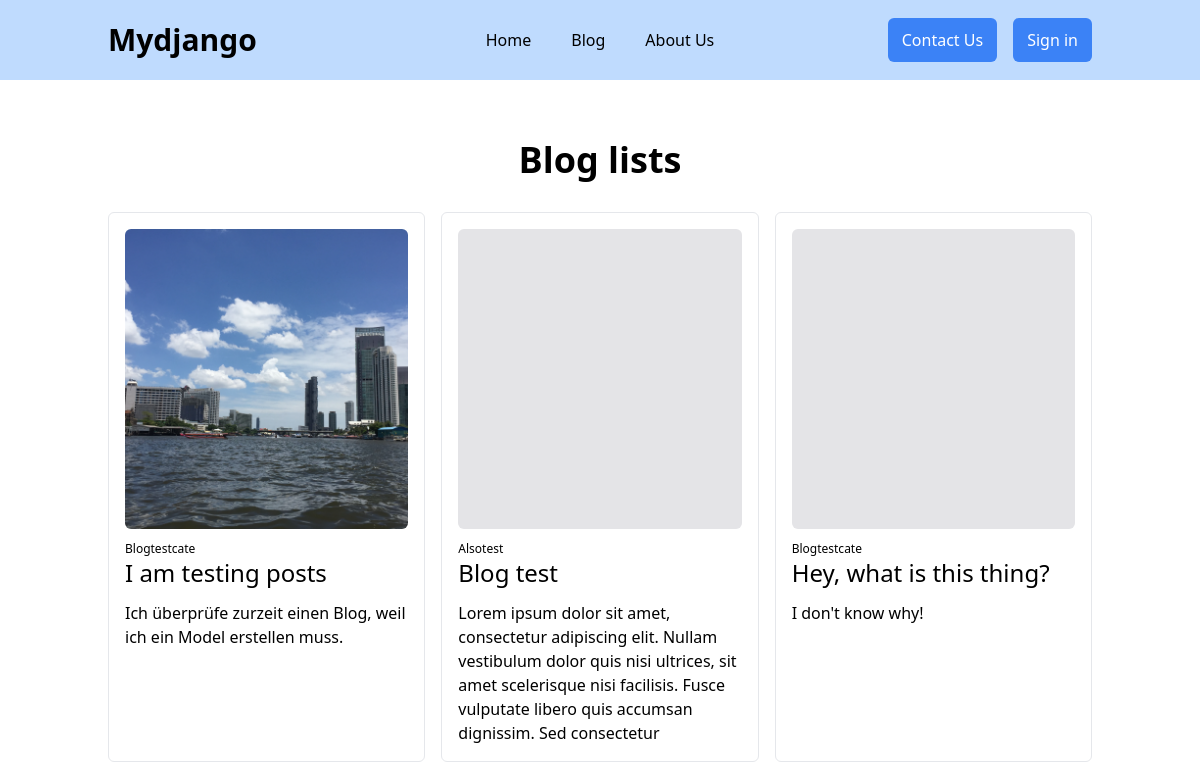
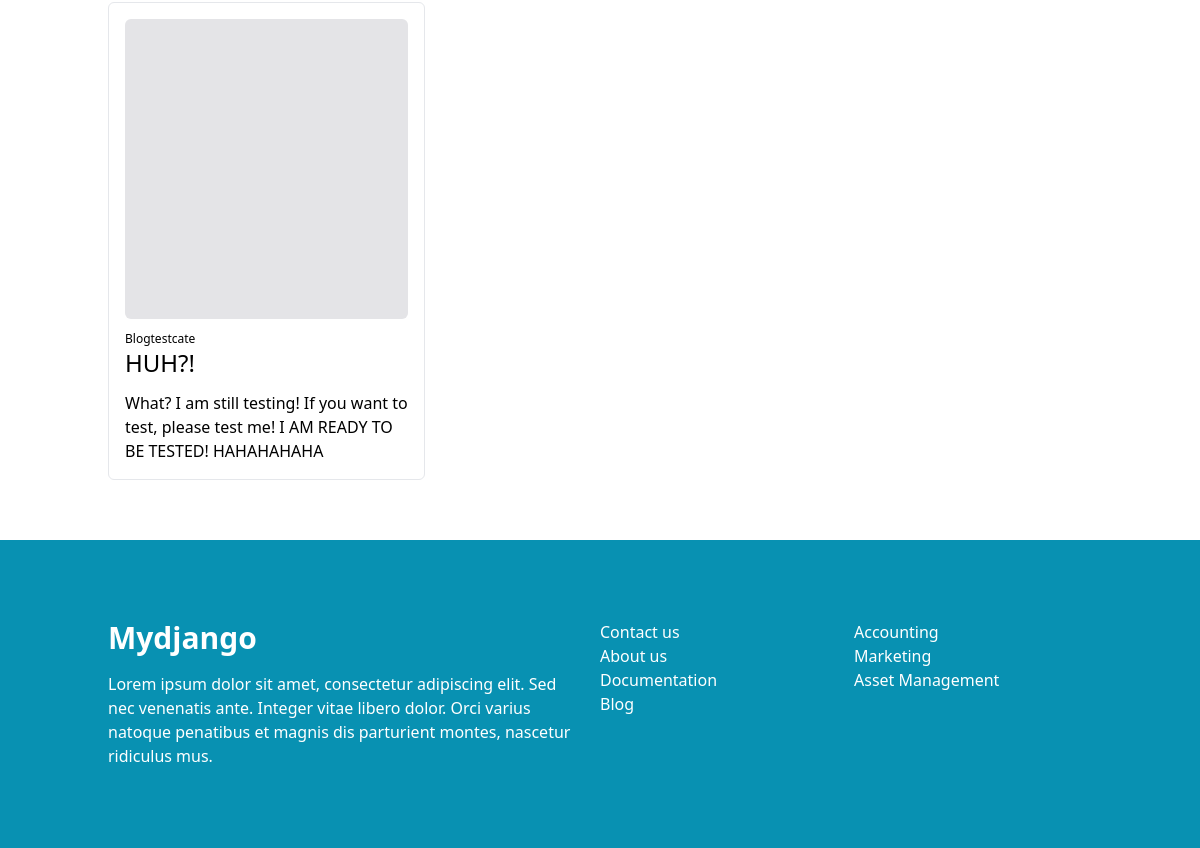
The page /blogs/ on the database as committed earlier (2 pictures, top to bottom).
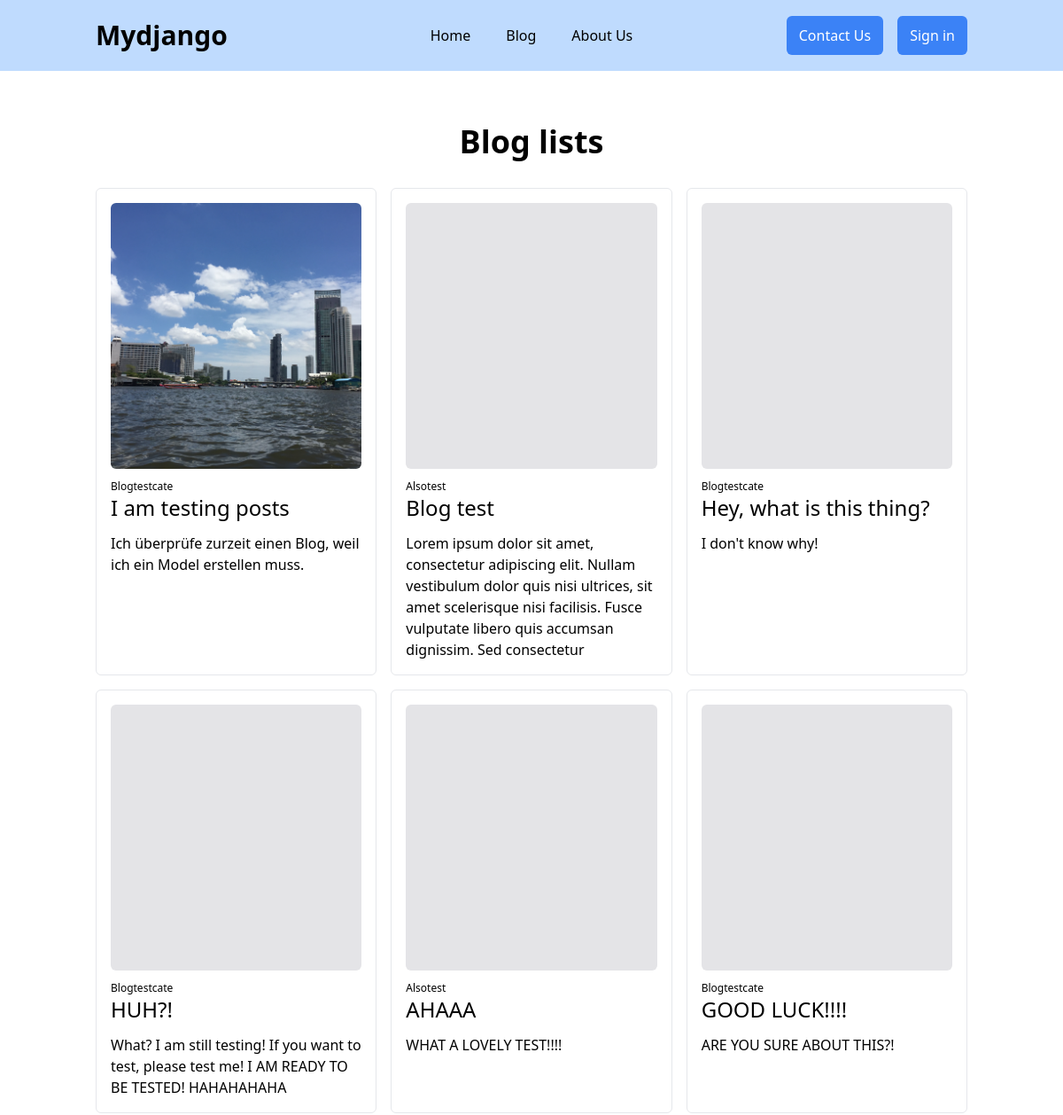
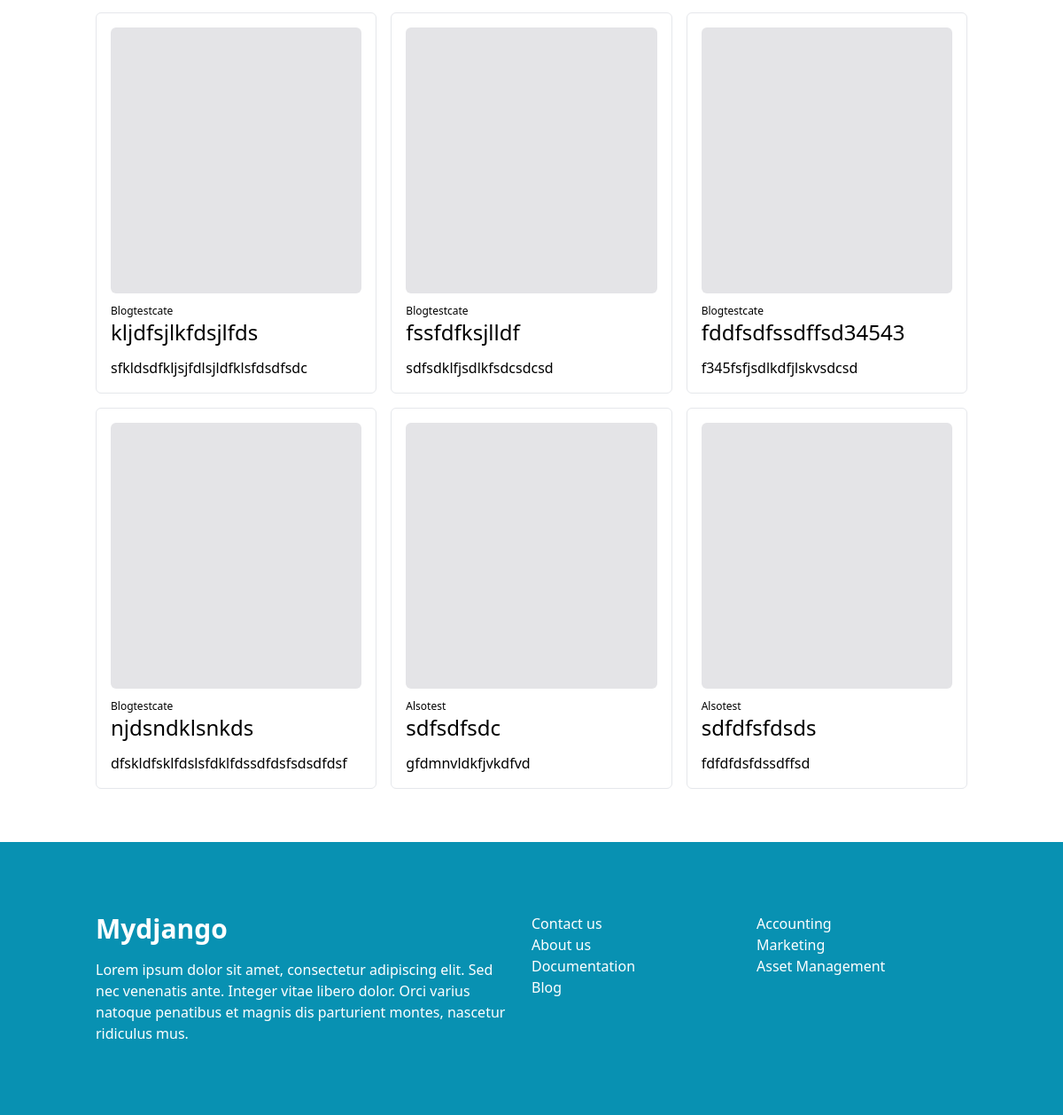
The same page on the database as committed later (2 pictures, top to bottom).
### blogadmin/models.py (models this page shows, shortened)
class BlogPost(models.Model):
    title = models.CharField(max_length=255)
    content = models.TextField()
    status = models.CharField(max_length=255, choices=STATUS_CHOICE, default=1)
    category = models.ForeignKey(BlogCategory, related_name='title', on_delete=models.CASCADE)
    image = models.ImageField(upload_to='posts',blank=True)
    created_at = models.DateTimeField(auto_now_add=True)
    updated_at = models.DateTimeField(auto_now=True)

class BlogCategory(models.Model):
    category = models.CharField(max_length=255)
    class Meta:
        verbose_name_plural = "Blog categories"
    def __str__(self):
        return self.category

### blogadmin/views.py (the view)
# urls.py: path("", views.first_page),
def first_page(request):
    output = BlogPost.objects.filter(status='published')
    return render(request, "blog-page.html", {"blogs": output})

### blogadmin/templates/blog-page.html (shortened to what this page needs)
{% extends "base.html" %}
{% block content %}
  <h1 class='text-4xl font-bold text-center mb-8'>Blog lists</h1>
  <div class='grid md:grid-cols-2 lg:grid-cols-3 gap-4'>
    {% for blog in blogs %}
      <a href={{ blog.id }} class='blogs'>
        <div class='border p-4 rounded-md blog-card'>
          {% if blog.image %}
            <img class='rounded-md h-[300px] w-full object-cover' src="{{ blog.image.url }}" alt="{{ blog.image.url }}">
          {% else %}
            <div class='bg-zinc-200 rounded-md w-full h-[300px]'></div>
          {% endif %}
          <h4 class='text-xs mt-3'>{{ blog.category }}</h4>
          <h1 class='mb-3 text-2xl font-medium'>{{ blog.title }}</h1>
          <p>{{ blog.content }} </p>
        </div>
      </a>
    {% endfor %}
  </div>
{% endblock %}

### webtemplate/templates/base.html (shortened to what this page needs)
{% load static %}
<!DOCTYPE html>
<html lang="en">
<head>
  <link href="{% static 'style.css' %}" rel="stylesheet">
  <script src='https://cdn.tailwindcss.com'></script>
</head>
<body>
  <header class='bg-blue-200 p-4 w-full' id='header'>
    <div class='container flex items-center justify-between lg:justify-start'>
      <div class='w-1/2'>
        <a href="/">
          <h1 class='text-3xl font-bold inline-block'>Mydjango</h1>
        </a>
      </div>
      <div id='navbar'>
        {% include 'navbar.html' %}
      </div>
    </div>
  </header>
  <div class='container main-body'>
    {% block content %}
    {% endblock %}
  </div>
  <footer class='py-20 bg-cyan-600 text-white'>
    <div class='container flex justify-between gap-x-4'>
      <div class='flex flex-col gap-y-4 w-1/2'>
        <h1 class='text-3xl font-bold'>Mydjango</h1>
        <p>Lorem ipsum dolor sit amet, consectetur adipiscing elit. Sed nec venenatis ante. Integer vitae libero dolor. Orci varius natoque penatibus et magnis dis parturient montes, nascetur ridiculus mus.</p>
      </div>
      <div class='w-1/4'>
        <ul>
          <li>Contact us</li>
          <li>About us</li>
          <li>Documentation</li>
          <li>Blog</li>
        </ul>
      </div>
      <div class='w-1/4'>
        <ul>
          <li>Accounting</li>
          <li>Marketing</li>
          <li>Asset Management</li>
        </ul>
      </div>
    </div>
  </footer>
</body>
</html>

### webtemplate/templates/navbar.html
<nav class='flex w-1/2 justify-center'>
  <ul>
    <li class='flex gap-x-10'>
      <a href='/' class='hover:text-blue-800'>Home</a>
      <a href='/blogs' class='hover:text-blue-800'>Blog</a>
      <a href='' class='hover:text-blue-800'>About Us</a>
    </li>
  </ul>
</nav>
<nav class='flex w-1/2 gap-x-4 justify-end'>
  <button class='px-[14px] py-[10px] bg-blue-500 text-white rounded-md hover:bg-blue-600'>Contact Us</button>
  {% if request.user.is_authenticated %}
    <a href='/signin/' class='px-[14px] py-[10px] bg-blue-500 text-white rounded-md hover:bg-blue-600'>Sign out</a>
  {% else %}
    <a href='/signin/' class='px-[14px] py-[10px] bg-blue-500 text-white rounded-md hover:bg-blue-600'>Sign in</a>
  {% endif %}
</nav>

### webtemplate/static/style.css (style rules this page uses)
:root { --header-height:80px }
.container { margin:auto; padding:0 20px; }
.main-body { margin-top:var(--header-height); padding:60px 20px; }
.blog-card { height:100%; }
#header { position:absolute; top:0; height:var(--header-height); display:flex; }
#navbar { display:flex; justify-content:space-between; width:100%; align-items:center; }

Rows that differ between the two databases and show on the page:
added BlogPost: category "Alsotest", title "AHAAA", content "WHAT A LOVELY TEST!!!!"
added BlogPost: category "Blogtestcate", title "GOOD LUCK!!!!", content "ARE YOU SURE ABOUT THIS?!"
added BlogPost: category "Blogtestcate", title "kljdfsjlkfdsjlfds", content "sfkldsdfkljsjfdlsjldfklsfdsdfsdc"
added BlogPost: category "Blogtestcate", title "fssfdfksjlldf", content "sdfsdklfjsdlkfsdcsdcsd"
added BlogPost: category "Blogtestcate", title "fddfsdfssdffsd34543", content "f345fsfjsdlkdfjlskvsdcsd"
added BlogPost: category "Blogtestcate", title "njdsndklsnkds", content "dfskldfsklfdslsfdklfdssdfdsfsdsdfdsf"
added BlogPost: category "Alsotest", title "sdfsdfsdc", content "gfdmnvldkfjvkdfvd"
added BlogPost: category "Alsotest", title "sdfdfsfdsds", content "fdfdfdsfdssdffsd"
